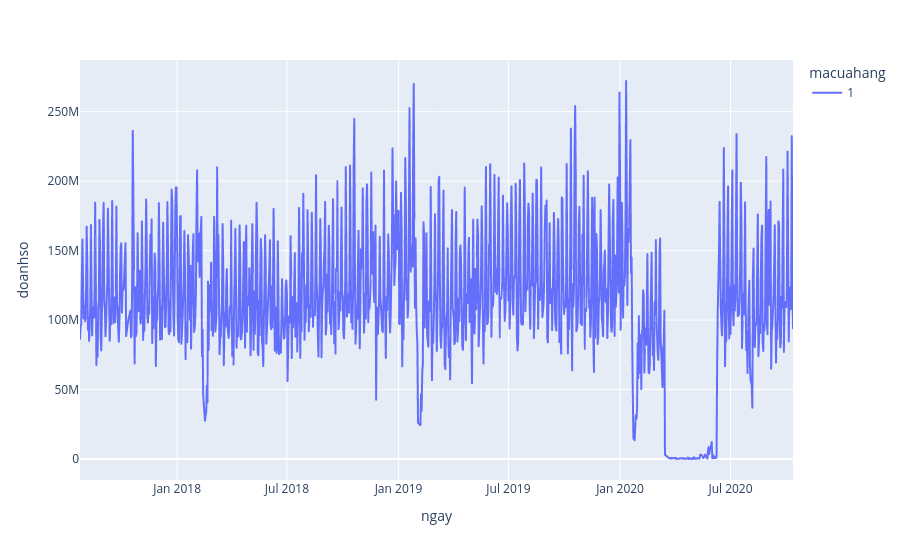

The cell this chart's notebook holds for it:
### Code cell
px.line(revenue[revenue.macuahang == 1], x="ngay", y="doanhso", color ="macuahang").show()

### Figure 1 — Plotly figure (JSON) as saved in the notebook; plotly's stock layout.template omitted (floating-point values rounded to 4 significant figures; data arrays with more than 128 entries replaced by an {"elided": "..."} marker saying what was removed)
{"data": [{"hovertemplate": "macuahang=1<br>ngay=%{x}<br>doanhso=%{y}<extra></extra>", "legendgroup": "1", "line": {"color": "#636efa", "dash": "solid"}, "mode": "lines", "name": "1", "showlegend": true, "type": "scattergl", "x": {"elided": "1154 str values"}, "xaxis": "x", "y": {"elided": "1154 int values"}, "yaxis": "y"}], "layout": {"legend": {"title": {"text": "macuahang"}, "tracegroupgap": 0}, "margin": {"t": 60}, "xaxis": {"anchor": "y", "domain": [0, 1], "title": {"text": "ngay"}}, "yaxis": {"anchor": "x", "domain": [0, 1], "title": {"text": "doanhso"}}}}
